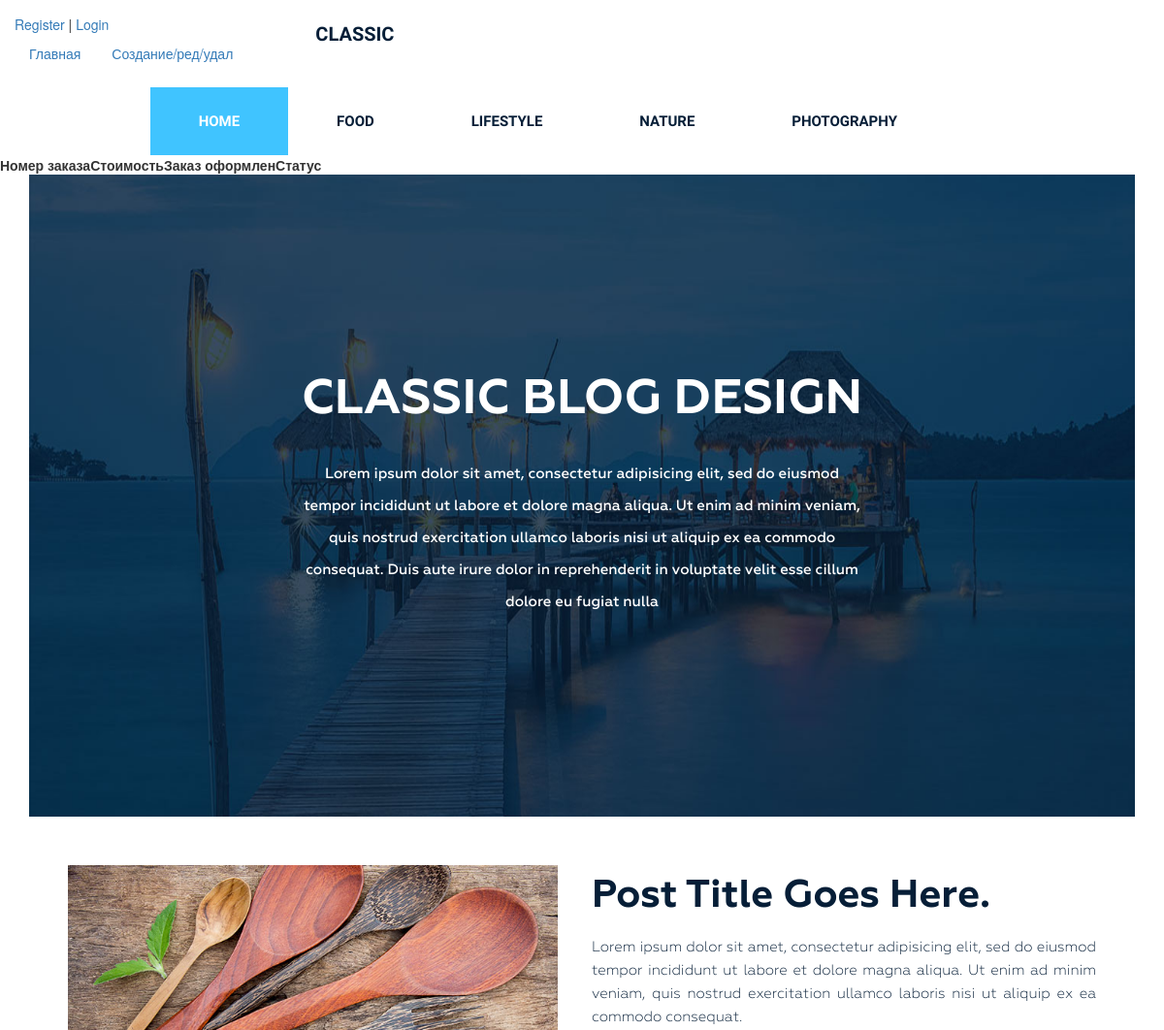
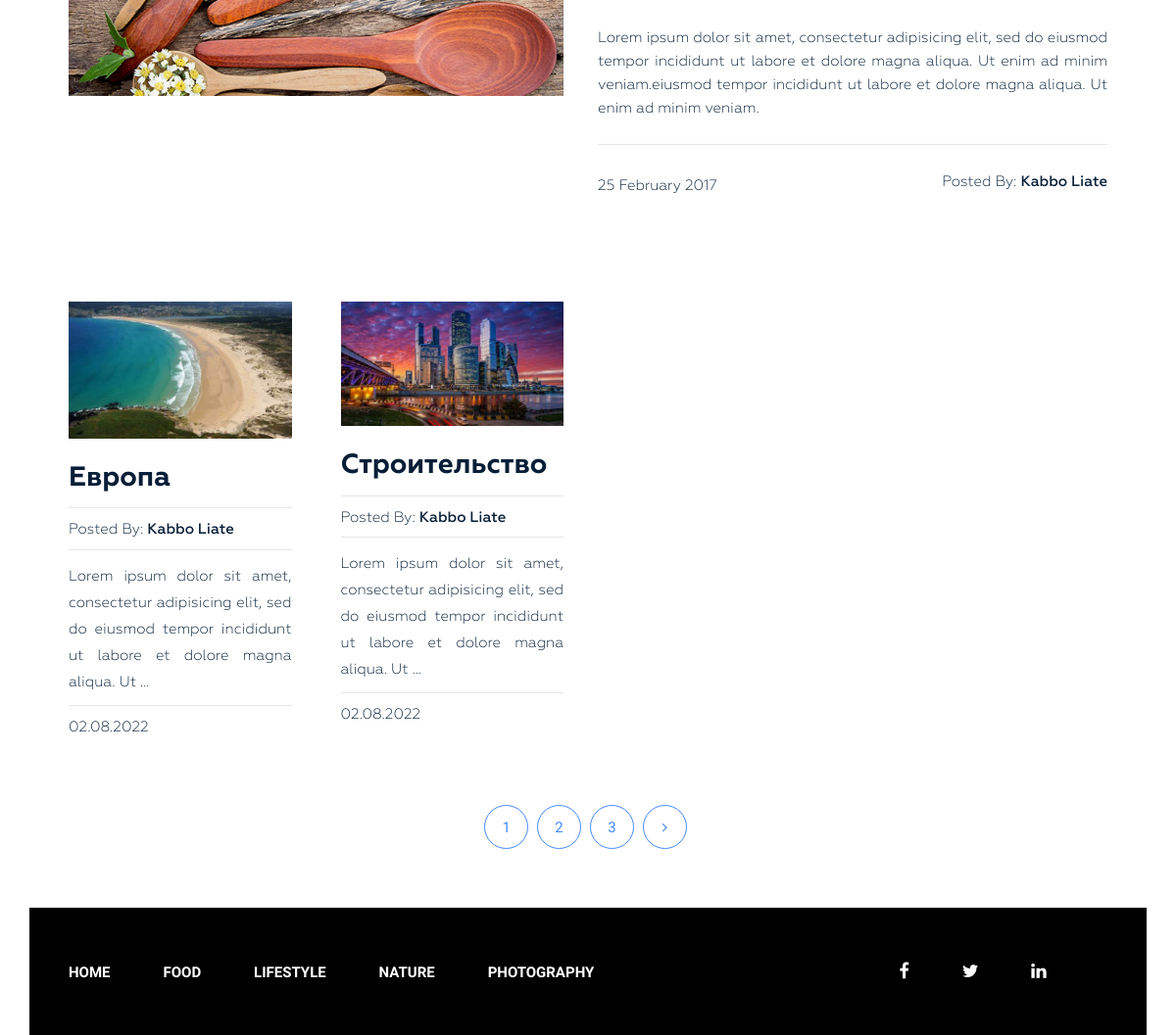
The page / on the database its author committed (2 pictures, top to bottom).
### News_Portal/models.py (models this page shows, shortened)
class Category(models.Model):
    title = models.CharField(max_length=255)
    slug = models.SlugField(max_length=255, verbose_name='Url', unique=True)
    def get_absolute_url(self):
        return reverse('category', kwargs={"slug": self.slug})
    class Meta:
        verbose_name = 'Категория(ю)'
        verbose_name_plural = 'Категории'
        ordering = ['title']

class Post(models.Model):
    title = models.CharField(max_length=255)
    slug = models.SlugField(max_length=255, verbose_name='Url', unique=True)
    author = models.CharField(max_length=100)
    content = models.TextField(blank=True)
    created_at = models.DateTimeField(auto_now_add=True, verbose_name='Опубликовано')
    photo = models.ImageField(upload_to='photos/%y/%m/%d/', blank=True)
    views = models.IntegerField(default=0, verbose_name='Количество просмотров')
    category = models.ForeignKey(Category, on_delete=models.PROTECT, related_name='posts')
    tags = models.ManyToManyField(Tag, blank=True, related_name='posts')
    def get_absolute_url(self):
        return reverse('post', kwargs={"slug": self.slug})
    class Meta:
        verbose_name = 'Статья(ю)'
        verbose_name_plural = 'Статьи'
        ordering = ['-created_at']

### News_Portal/views.py (the view)
# urls.py: path('', Home.as_view(), name='home'),
class Home(ListView):
    model = Post
    template_name = 'News_Portal/index.html'
    context_object_name = 'posts'
    paginate_by = 2
    def get_context_data(self, *, object_list=None, **kwargs):
        context = super().get_context_data(**kwargs)
        context['title'] = 'CLASSIC BLOG DESIGN'
        return context

### News_Portal/templatetags/menu.py (called while the page is built)
@register.inclusion_tag('News_Portal/menu_tpl.html')
def show_menu(menu_class='menu'):
    categories = Category.objects.all()
    return {"categories": categories, "menu_class": menu_class}

### News_Portal/templates/News_Portal/index.html (shortened to what this page needs)
{% extends 'base.html' %}
{% load static %}
{% block content %}
<table>
    <thead>
    <tr>
        <th>Номер заказа</th>
        <th>Стоимость</th>
        <th>Заказ оформлен</th>
        <th>Статус</th>
    </tr>
    </thead>
</table>
<section class="bg-text-area">
    <div class="container">
        <div class="row">
            <div class="col-md-12">
                <div class="bg-text">
                    <h3>Classic BLOG Design</h3>
                    <p>Lorem ipsum dolor sit amet, consectetur adipisicing elit, sed do eiusmod tempor incididunt ut labore et dolore magna aliqua. Ut enim ad minim veniam, quis nostrud exercitation ullamco laboris nisi ut aliquip ex ea commodo consequat. Duis aute irure dolor in reprehenderit in voluptate velit esse cillum dolore eu fugiat nulla </p>
                </div>
            </div>
        </div>
    </div>
</section>
<section class="blog-post-area">
    <div class="container">
        <div class="row">
            <div class="blog-post-area-style">
                <div class="col-md-12">
                    <div class="single-post-big">
                        <div class="big-image">
                            <img src="{% static 'img/post-image1.jpg' %}" alt="">
                        </div>
                        <div class="big-text">
                            <h3><a href="#">Post Title Goes Here.</a></h3>
                            <p>Lorem ipsum dolor sit amet, consectetur adipisicing elit, sed do eiusmod tempor incididunt ut labore et dolore magna aliqua. Ut enim ad minim veniam, quis nostrud exercitation ullamco laboris nisi ut aliquip ex ea commodo consequat.</p>
                            <p>Lorem ipsum dolor sit amet, consectetur adipisicing elit, sed do eiusmod tempor incididunt ut labore et dolore magna aliqua. Ut enim ad minim veniam.eiusmod tempor incididunt ut labore et dolore magna aliqua. Ut enim ad minim veniam.</p>
                            <h4><span class="date">25 February 2017</span><span class="author">Posted By: <span class="author-name">Kabbo Liate</span></span>
                            </h4>
                        </div>
                    </div>
                </div>
                {% for post in posts %}
                <div class="col-md-3">
                    <div class="single-post">
                        {% if post.photo %}
                        <img src="{{ post.photo.url }}" alt="{{ post.title }}">
                        {% else %}
                        <img src="https://picsum.photos/id/1060/300/201/?blur=2" alt="{{ post.title }}">
                        {% endif %}
                        <h3><a href="{{ post.get_absolute_url }}">{{ post.title }}</a></h3>
                        <h4><span>Posted By: <span class="author-name">{{ post.author }}</span></span></h4>
                        {{ post.content|truncatewords_html:20|safe }}
                        <h4><span>{{ post.created_at|date:"d.m.Y" }}</span></h4>
                    </div>
                </div>
                {% endfor %}
            </div>
        </div>
    </div>
    {% if page_obj.has_other_pages %}
    <div class="pegination">
        <div class="nav-links">
            {% for p in page_obj.paginator.page_range %}
            {% if page.obj.number == p %}
            <span class="page-numbers current">{{ p }}</span>
            {% elif p > page_obj.number|add:-3 and p < page_obj.number|add:3 %}
            <a class="page-numbers" href="?page={{ p }}">{{ p }}</a>
            {% endif %}
            {% endfor %}
            {% if page_obj.has_next %}
            <a class="page-numbers" href="?page={{ page_obj.next_page_number }}"><i class="fa fa-angle-right" aria-hidden="true"></i></a>
            {% endif %}
        </div>
    </div>
    {% endif %}
</section>
{% endblock %}

### news/static/style.css (style rules this page uses)
.wrapper header.header .menu { margin: 0 }
.wrapper header.header .menu ul { float: right; margin: 0; padding: 0; margin-right: 4px; }
.wrapper header.header .menu ul li { display: inline-block; list-style: outside none none; margin: 0 -4px 0 0; }
.wrapper header.header .menu ul li a { color: rgb(6, 30, 55); font-family: "Raleway", sans-serif; font-size: 15px; font-weight: 600; line-height: 70px; padding: 26px 50px; text-decoration: none; text-transform: uppercase; }
.wrapper header.header .menu ul li.active a { background: #40c4ff; color: #fff; }
.wrapper section.bg-text-area .bg-text { background-image: url(img/bg-iamges.jpg); background-size: 100% 100%; padding: 205px 280px; }
.wrapper section.bg-text-area .bg-text h3 { color: #fff; font-family: Geometria; font-size: 50px; font-weight: 700; text-align: center; text-transform: uppercase; margin: 0; }
.wrapper section.bg-text-area .bg-text p { color: #fff; font-family: Geometria; font-size: 15px; font-weight: 500; line-height: 33px; margin: 32px 0 0; text-align: center; }
section.blog-post-area { margin-top: 50px; }
section.blog-post-area .big-image { float: left; width: 50%; padding-right: 35px; }
section.blog-post-area .big-text { float: right; width: 50%; padding-right: 20px; }
section.blog-post-area img { width: 100%; }
section.blog-post-area .big-text h3 { margin: 10px 0 0; }
section.blog-post-area .big-text h3 a { font-family: Geometria; font-weight: 700; font-size: 40px; color: #061e37; text-decoration: none; }
section.blog-post-area .big-text p { color: #061e37; font-family: Geometria; font-size: 15px; font-weight: 400; line-height: 24px; padding-top: 18px; text-align: justify; text-decoration: none; }
section.blog-post-area .big-text h4 { margin-top: 25px; padding-top: 30px; position: relative; }
section.blog-post-area .big-text h4::before { background: #e6e6e6 none repeat scroll 0 0; content: ""; height: 1px; position: absolute; top: 0; width: 100%; }
section.blog-post-area .single-post { padding-right: 20px; margin: 100px 0px 0px; }
section.blog-post-area h4 span { font-family: Geometria; font-weight: 400; font-size: 15px; color: #061e37; text-decoration: none; }
section.blog-post-area .big-text h4 span.author { float: right }
section.blog-post-area h4 span.author-name { font-weight: 500; }
.blog-post-area .single-post h3 a { font-family: Geometria; font-size: 28px; font-weight: 700; text-decoration: none; color: #061e37; }
.blog-post-area .single-post p { color: #061e37; font-family: Geometria; font-size: 15px; font-weight: 400; line-height: 27px; padding-top: 14px; position: relative; text-align: justify; }
.blog-post-area .single-post h4 { margin-bottom: 12px; padding-top: 10px; position: relative; }
.blog-post-area .single-post h4::before { background: #e6e6e6 none repeat scroll 0 0; content: ""; height: 1px; position: absolute; top: 0; width: 100%; }
.blog-post-area .single-post p::before { background: #e6e6e6 none repeat scroll 0 0; content: ""; height: 1px; position: absolute; top: 0; width: 100%; }
.blog-post-area .single-post h3 { margin: 25px 0 15px; }
.blog-post-area .pegination { margin-top: 60px; margin-bottom: 60px; }
.blog-post-area .pegination .nav-links { margin: 0; padding: 0; text-align: center; }
.blog-post-area .pegination .nav-links .page-numbers { border: 1px solid #448aff; border-radius: 50%; color: #448aff; display: inline-block; font-family: "Roboto", sans-serif; font-size: 15px; font-weight: 400; height: 45px; line-height: 45px; list-style: outside none none; margin-right: 5px; text-align: center; width: 45px; }
.blog-post-area .blog-post-area-style { margin: 0 20px 0 40px; }
.blog-post-area .pegination .nav-links a { text-decoration: none; }
.wrapper footer.footer .footer-menu { margin: 0 }
.wrapper footer.footer .footer-menu ul { line-height: 130px; margin: 0; padding: 0; }
.wrapper footer.footer .footer-menu ul li { display: inline; list-style: outside none none; margin: 0; padding: 30px 0px; }
.wrapper footer.footer .footer-menu ul li a { color: #fff; font-family: "Raleway", sans-serif; font-size: 15px; font-weight: 600; line-height: 70px; margin-left: 40px; padding: 26px 10px 26px 0; text-decoration: none; text-transform: uppercase; }

### rows shown on the page
Category: title "FOOD"
Category: title "LIFESTYLE"
Category: title "NATURE"
Category: title "PHOTOGRAPHY"
Post: photo (picture), title "Европа", author "Kabbo Liate", content "Lorem ipsum dolor sit amet, consectetur adipisicing elit, sed do eiusmod tempor incididunt ut labore et dolore magna aliqua. Ut …", created_at "02.08.2022"
Post: photo (picture), title "Строительство", author "Kabbo Liate", content "Lorem ipsum dolor sit amet, consectetur adipisicing elit, sed do eiusmod tempor incididunt ut labore et dolore magna aliqua. Ut …", created_at "02.08.2022"

### other values the page prints
{{ p }} "1" "2" "3"
